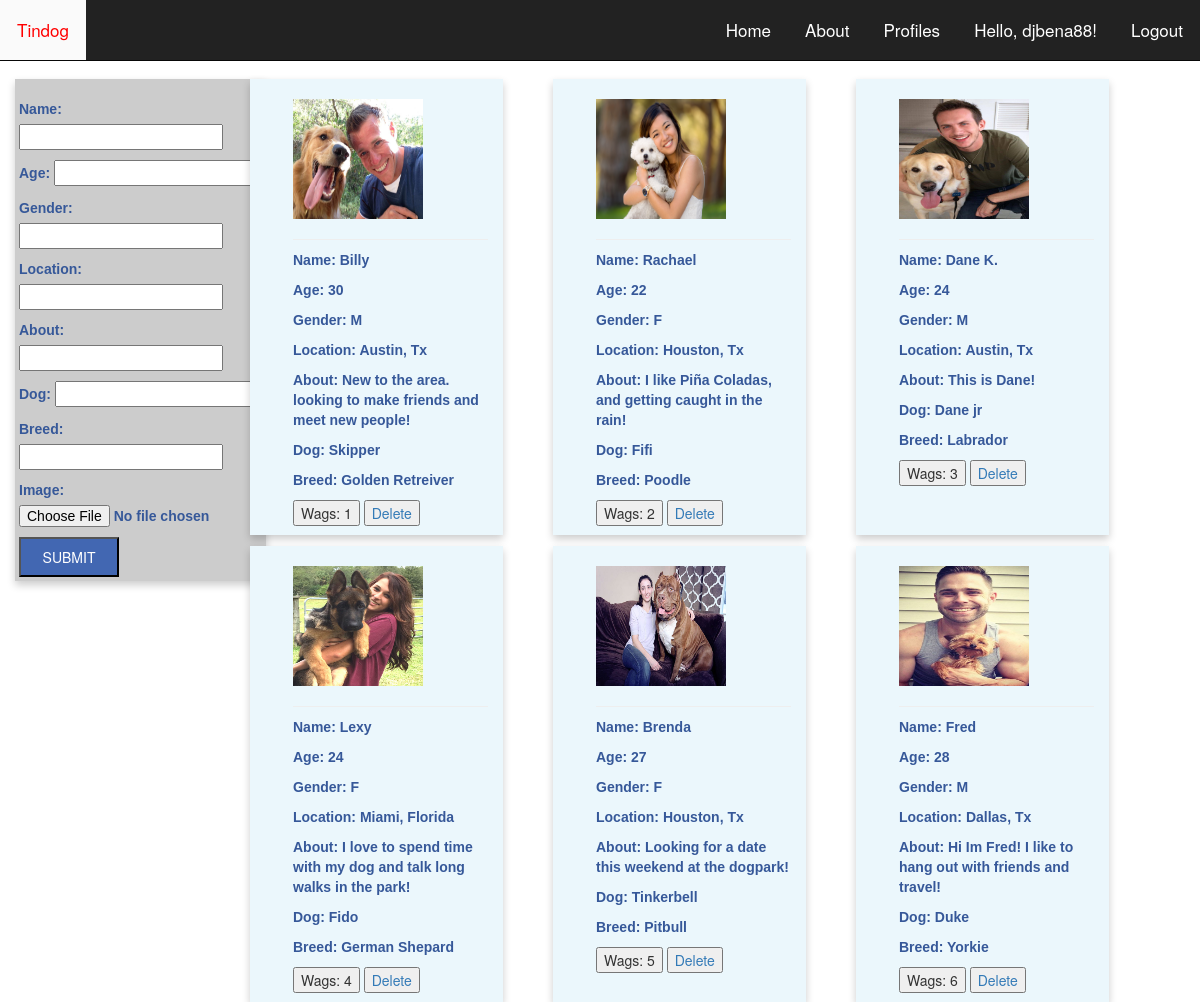
The page /profiles/ (signed in) on the database its author committed.
### main_app/models.py (models this page shows, shortened)
class Treasure(models.Model):
    user = models.ForeignKey(User)
    name = models.CharField(max_length=100)
    age = models.DecimalField(max_digits=10, decimal_places=0)
    gender = models.CharField(max_length=100)
    location = models.CharField(max_length=100)
    about = models.CharField(max_length=100, default='')
    dog = models.CharField(max_length=100, default='')
    breed = models.CharField(max_length=100, default='')
    likes = models.IntegerField(default=0)
    image = models.ImageField(upload_to='treasure_images',
                               default='')

### main_app/views.py (the view)
# urls.py: url(r'^profiles/$', views.dates, name="dates"),
def dates(request):
    treasures = Treasure.objects.all()
    form = TreasureForm()
    return render(request, 'dates.html', {'treasures':treasures,'form':form})

### main_app/forms.py
class TreasureForm(forms.ModelForm):
    class Meta:
        model = Treasure
        fields = ['name', 'age', 'gender', 'location', 'about', 'dog', 'breed', 'image']

### main_app/templates/dates.html (shortened to what this page needs)
{% extends 'base.html' %} {% load staticfiles %} {% block content %}
<div class="datelist">
  <div class="row">
    <div class="col-md-2">
      <form enctype="multipart/form-data" action="post_treasure" method="post">
        <div class="field-wrapper">
          {{ form.as_p }}
          <input type="submit" value="Submit" class="submit" />
        </div>
      </form>
    </div>
    <div class="col-md-10">
      <div class="row">
        {% for treasure in treasures %}
        <div class="date-card col-md-3" id="{{treasure.id}}">
          <a href="/{{treasure.id}}">
            <div class="photo">
              <img src="{{ treasure.image.url }}" height="120" width="130">
            </div>
          <hr>
            <div class="text">
              <p class="name">Name: {{ treasure.name }}</p>
              <p class="age">Age: {{ treasure.age}}</p>
              <p class="gender">Gender: {{ treasure.gender }}</p>
              <p class="location">Location: {{ treasure.location}}</p>
              <p class="aboutme">About: {{ treasure.about}}</p>
              <p class="dog">Dog: {{ treasure.dog }}</p>
              <p class="breed">Breed: {{ treasure.breed}}</p>
          </a>
          </div>
          <button id="likes" data-id="{{treasure.id}}" class="like" type="button">Wags:
          {% if treasure.likes > 0 %} {{ treasure.likes }} {% else %} None :( {% endif %}
        </button>
          <button><a href="{% url 'delete' treasure.id %}" type="button" name="button">Delete</a></button>
        </div>
        {% endfor %}
{% endblock %}

### main_app/templates/base.html (shortened to what this page needs)
{% load staticfiles %}
<!DOCTYPE html>
<html>
<head>
  <link rel="stylesheet" type="text/css" href="{% static 'bootstrap.min.css' %}" / />
  <link rel="stylesheet" type="text/css" href="{% static 'style.css' %}" / />
</head>
<body>
    <nav class="navbar navbar-inverse navbar-fixed-top">
      <div class="navbar-header">
        <ul class="nav navbar-nav pull-left">
          <li><a href="tindog">Tindog</a></li>
      </div>
      <div>
        <ul class="nav navbar-nav pull-right">
          <li><a href="/">Home</a></li>
          <li><a href="/about">About</a></li>
          <li><a href="/profiles">Profiles</a></li>
          {% if user.is_authenticated %}
          <li><a href="{% url 'profile' user.username %}">Hello, {{ user.username }}!</a> </li>
          <li><a href="{% url 'logout' %}">Logout</a></li>
          {% else %}
          <a href="{% url 'login' %}">Login</a> {% endif %}
        </ul>
      </div>
    </nav>
  <div class="container-fluid">
      {% block content %} {% endblock %}
</body>
</html>

### main_app/static/style.css (style rules this page uses)
.container-fluid { padding-top: 68px; }
.aboutme { overflow-wrap: break-word; }
.navbar-inverse .navbar-nav>li>a { color: #fff; position: relative; display: inline-block; font-size: 17px; line-height: 60px; padding: 0 1em; -webkit-transition: all .3s ease; }
.date-card { height: 456px; margin-left: 5%; width: 253px; background: #ebf7fc; padding-left: 43px; margin-top: 11px; padding-top: 20px; box-shadow: 0 4px 8px 0 rgba(0, 0, 0, 0.2); }
.field-wrapper { width: 251px; padding: 4px; background: rgba(0, 0, 0, .2); padding-top: 20px; margin-top: 11px; box-shadow: 0 4px 8px 0 rgba(0, 0, 0, 0.2); }
.text { margin-top: -10px; }
.submit { padding: 0; -webkit-font-smoothing: antialiased; height: 40px; width: 100px; color: #fff; text-transform: uppercase; background: #4267b2; }
a { text-decoration: none; }
p { color: #365899; font-weight: bold; font-family: sans-serif; text-decoration: none; }

### rows shown on the page
Treasure: image (picture), name "Billy", age "30", gender "M", location "Austin, Tx", about "New to the area. looking to make friends and meet new people!", dog "Skipper", breed "Golden Retreiver", likes "1"
Treasure: image (picture), name "Rachael", age "22", gender "F", location "Houston, Tx", about "I like Piña Coladas, and getting caught in the rain!", dog "Fifi", breed "Poodle", likes "2"
Treasure: image (picture), name "Dane K.", age "24", gender "M", location "Austin, Tx", about "This is Dane!", dog "Dane jr", breed "Labrador", likes "3"
Treasure: image (picture), name "Lexy", age "24", gender "F", location "Miami, Florida", about "I love to spend time with my dog and talk long walks in the park!", dog "Fido", breed "German Shepard", likes "4"
Treasure: image (picture), name "Brenda", age "27", gender "F", location "Houston, Tx", about "Looking for a date this weekend at the dogpark!", dog "Tinkerbell", breed "Pitbull", likes "5"
Treasure: image (picture), name "Fred", age "28", gender "M", location "Dallas, Tx", about "Hi Im Fred! I like to hang out with friends and travel!", dog "Duke", breed "Yorkie", likes "6"

### other values the page prints
{{ user.username }} "djbena88"
